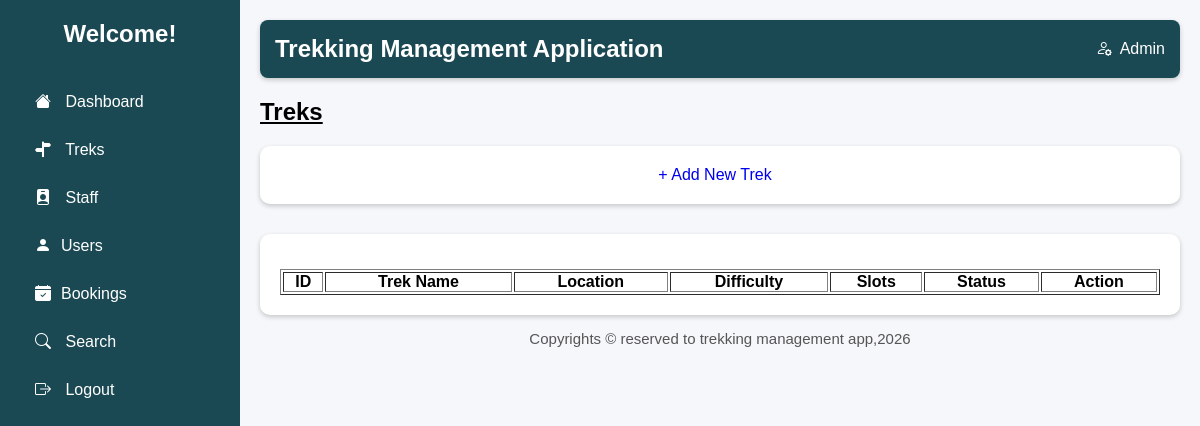
/manage_trek, run on an earlier commit of the app's database.
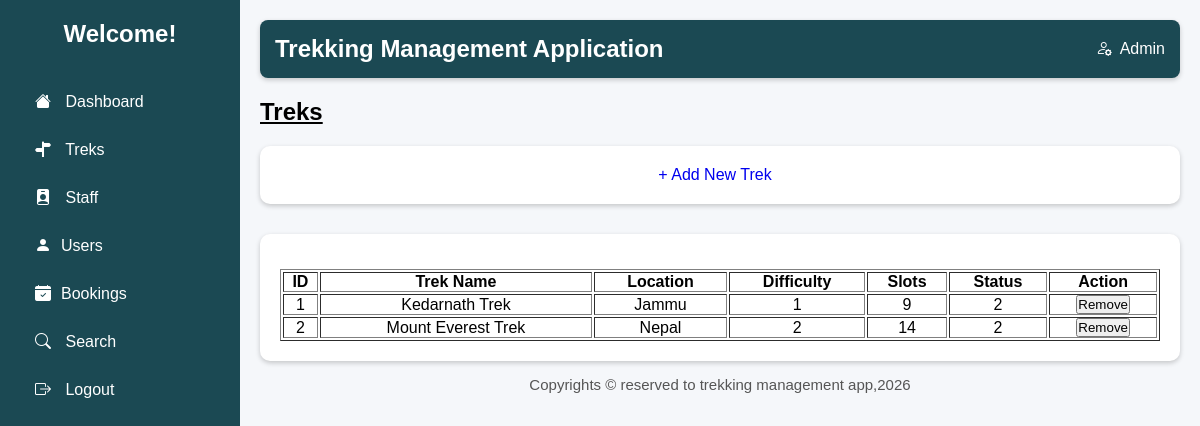
And on a later commit of the database.
### models.py (models this page shows)
class TrekDetails(db.Model):
    __tablename__='trek_details'
    trek_id=db.Column(db.Integer,primary_key=True,autoincrement=True)
    staff_id=db.Column(db.Integer,db.ForeignKey('trek_staff.staff_id'))
    trek_name=db.Column(db.String(100),nullable=False)
    location=db.Column(db.String(50),nullable=False)
    difficulty=db.Column(db.Integer,nullable=False) #0:'Easy',1:'Moderate',2:'Hard'
    duration_days=db.Column(db.Integer,nullable=False)
    available_slots=db.Column(db.Integer,nullable=False)
    start_date=db.Column(db.Date,nullable=False)
    end_date=db.Column(db.Date,nullable=False)
    status=db.Column(db.Integer,nullable=False) #0:Pending,1:Approved,2:Open,3:Closed,4:Completed
    description=db.Column(db.String)

### app.py (the view)
@app.route("/manage_trek")
def admin_mng_trek():
    trek_info=TrekDetails.query.all()
    return render_template("admin_manage_treks.html",trek_list=trek_info)

### templates/admin_manage_treks.html (shortened to what this page needs)
<!DOCTYPE html>
<html lang="en">
<head>
    <link rel="stylesheet" href="../static/main.css">
    <link rel="stylesheet" href="https://cdn.jsdelivr.net/npm/bootstrap-icons@1.11.3/font/bootstrap-icons.min.css">
</head>
<body>
    <div class="container">
        <div class="sidebar">
            <h2>Welcome!</h2>
          <ul>
                <li><a href="{{url_for('admin_dash')}}"><i class="bi bi-house-fill"></i> Dashboard</a></li>
                <li><a href="{{url_for('admin_mng_trek')}}"><i class="bi bi-signpost-split-fill"></i> Treks</a></li>
                <li><a href="{{url_for('admin_mng_staff')}}"><i class="bi bi-person-badge-fill"></i> Staff</a></li>
                <li><a href="{{url_for('admin_users')}}"><i class="bi bi-person-fill"></i>Users</a></li>
                <li><a href="{{url_for('admin_mng_bookings')}}"><i class="bi bi-calendar-check-fill"></i>Bookings</a></li>
               <li><a href="{{url_for('search')}}"><i class="bi bi-search"></i> Search</a></li>
                <li><a href="{{url_for('signin')}}"><i class="bi bi-box-arrow-right"></i> Logout</a></li>
            </ul>
        </div>
        <div class="main">
             <header>
                <h2>Trekking Management Application</h2>
                <div class="admin">
                    <i class="bi bi-person-gear"></i>
                     <span>Admin</span>
                </div>
            </header>
             <h2 class="title"><u>Treks</u></h2>
             <div class="card">
                <a href="{{url_for('admin_modify')}}" class="btn-add-trek">+ Add New Trek</a>
             </div>
             <div class="table-box">
             <table border="1">
                <tr>
                    <th>ID</th>
                    <th colspan="2">Trek Name</th>
                    <th>Location</th>
                    <th>Difficulty</th>
                    <th>Slots</th>
                    <th>Status</th>
                    <th>Action</th>
                </tr>
                {% for trek in trek_list %}
                <tr>
                    <td>{{trek.trek_id}}</td>
                    <td colspan="2">{{trek.trek_name}}</td>
                    <td>{{trek.location}}</td>
                    <td>{{trek.difficulty}}</td>
                    <td>{{trek.available_slots}}</td>
                    <td>{{trek.status}}</td>
                    <td>
                        <button type="submit">Remove</button>
                    </td>
                </tr>
                {% endfor %}
             </table>
            </div>
            <footer>
                Copyrights &copy; reserved to trekking management app,2026
            </footer>
        </div>
    </div>
</body>
</html>

### static/main.css (style rules this page uses)
html,body { height: 100%; margin: 0; background:#f4f4f4; }
* { margin:0; padding:0; box-sizing:border-box; font-family:Arial, sans-serif; }
header { background:#1B4953; color: white; padding:15px; border-radius:8px; box-shadow:0 2px 5px rgba(0,0,0,.2); justify-content: space-between; display: flex; }
.admin { display: flex; align-items: center; gap: 8px; }
footer { bottom: 0; left: 0; width: 100%; text-align:center; font-size:15px; color:#555; padding: 15px; }
.container { display:flex; }
.sidebar { width:240px; background:#1B4953; color:white; min-height:100vh; padding:20px; }
.sidebar h2 { text-align:center; margin-bottom:30px; }
.sidebar ul { list-style:none; }
.sidebar ul li { padding:15px; cursor:pointer; border-radius:5px; }
.sidebar i { margin-right:10px; }
.main { flex:1; padding:20px; }
.title { text-align:left; margin:20px 0; }
.card { background:white; padding:20px; border-radius:10px; text-align:center; box-shadow:0 2px 5px rgba(0,0,0,.2); }
.table-box { margin-top:30px; background:white; padding:20px; border-radius:10px; box-shadow:0 2px 5px rgba(0,0,0,.2); }
.table-box table { width:100%; margin-top:15px; }
table th { text-align: center; }
.btn-add-trek { text-decoration: none; margin-right: 10px; }
table td { text-align: center; }
li a { color: white; }
a { text-decoration: none; }
body { background-color: #f5f7fa; }

What changed in the data, as far as the page shows it:
added TrekDetails: trek_id "1", trek_name "Kedarnath Trek", location "Jammu", difficulty "1", available_slots "9", status "2"
added TrekDetails: trek_id "2", trek_name "Mount Everest Trek", location "Nepal", difficulty "2", available_slots "14", status "2"
